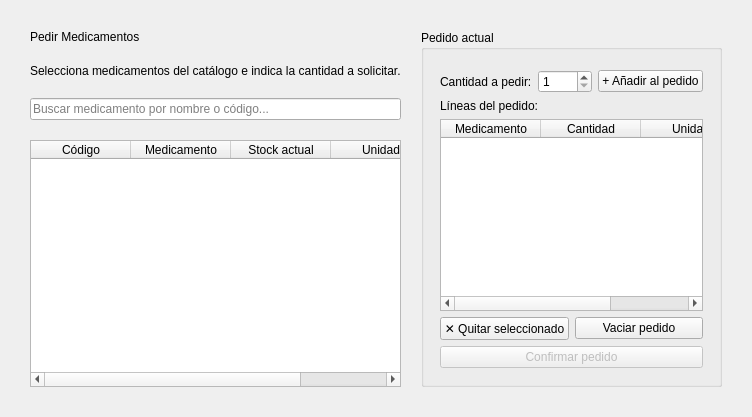
        <widget class="QWidget" name="page_medicamentos">
         <layout class="QHBoxLayout" name="medicamentosOuterLayout">
          <property name="spacing"><number>20</number></property>
          <property name="leftMargin"><number>30</number></property>
          <property name="topMargin"><number>30</number></property>
          <property name="rightMargin"><number>30</number></property>
          <property name="bottomMargin"><number>30</number></property>

          <!-- Columna izquierda: catálogo -->
          <item>
           <layout class="QVBoxLayout" name="medCatalogLayout">
            <item>
             <widget class="QLabel" name="lbl_section_title">
               <property name="class" stdset="0"><string>sectionTitle</string></property>
              <property name="text"><string>Pedir Medicamentos</string></property>
             </widget>
            </item>
            <item>
             <widget class="QLabel" name="lbl_section_sub">
               <property name="class" stdset="0"><string>sectionSub</string></property>
              <property name="text"><string>Selecciona medicamentos del catálogo e indica la cantidad a solicitar.</string></property>
             </widget>
            </item>
            <item>
             <layout class="QHBoxLayout">
              <item>
               <widget class="QLineEdit" name="search_medicamento">
                <property name="placeholderText">
                 <string>Buscar medicamento por nombre o código...</string>
                </property>
                <property name="clearButtonEnabled"><bool>true</bool></property>
               </widget>
              </item>
             </layout>
            </item>
            <item>
             <widget class="QTableWidget" name="tabla_catalogo_medicamentos">
              <property name="editTriggers">
               <set>QAbstractItemView::NoEditTriggers</set>
              </property>
              <property name="selectionBehavior">
               <enum>QAbstractItemView::SelectRows</enum>
              </property>
              <property name="columnCount"><number>4</number></property>
              <attribute name="horizontalHeaderStretchLastSection"><bool>true</bool></attribute>
              <column><property name="text"><string>Código</string></property></column>
              <column><property name="text"><string>Medicamento</string></property></column>
              <column><property name="text"><string>Stock actual</string></property></column>
              <column><property name="text"><string>Unidad</string></property></column>
             </widget>
            </item>
           </layout>
          </item>

          <!-- Columna derecha: pedido -->
          <item>
           <widget class="QGroupBox" name="groupBox_pedido">
            <property name="title"><string>Pedido actual</string></property>
            <layout class="QVBoxLayout" name="pedidoLayout">
             <property name="leftMargin"><number>16</number></property>
             <property name="topMargin"><number>20</number></property>
             <property name="rightMargin"><number>16</number></property>
             <property name="bottomMargin"><number>16</number></property>
             <item>
              <layout class="QHBoxLayout">
               <item>
                <widget class="QLabel" name="lbl_cantidad_label">
                 <property name="text"><string>Cantidad a pedir:</string></property>
                 <property name="class" stdset="0"><string>formLabel</string></property>
                </widget>
               </item>
               <item>
                <widget class="QSpinBox" name="spin_cantidad">
                 <property name="minimum"><number>1</number></property>
                 <property name="maximum"><number>9999</number></property>
                 <property name="value"><number>1</number></property>
                </widget>
               </item>
               <item>
                <widget class="QPushButton" name="btn_anadir_al_pedido">
                 <property name="text"><string>+ Añadir al pedido</string></property>
                </widget>
               </item>
              </layout>
             </item>
             <item>
              <widget class="QLabel" name="lbl_pendientes_titulo">
               <property name="text"><string>Líneas del pedido:</string></property>
              </widget>
             </item>
             <item>
              <widget class="QTableWidget" name="tabla_pedido">
               <property name="editTriggers">
                <set>QAbstractItemView::NoEditTriggers</set>
               </property>
               <property name="selectionBehavior">
                <enum>QAbstractItemView::SelectRows</enum>
               </property>
               <property name="columnCount"><number>3</number></property>
               <attribute name="horizontalHeaderStretchLastSection"><bool>true</bool></attribute>
               <column><property name="text"><string>Medicamento</string></property></column>
               <column><property name="text"><string>Cantidad</string></property></column>
               <column><property name="text"><string>Unidad</string></property></column>
              </widget>
             </item>
             <item>
              <layout class="QHBoxLayout">
               <item>
                <widget class="QPushButton" name="btn_borrar_seleccionado">
                 <property name="text"><string>✕ Quitar seleccionado</string></property>
                </widget>
               </item>
               <item>
                <widget class="QPushButton" name="btn_borrar_todo">
                 <property name="text"><string>Vaciar pedido</string></property>
                </widget>
               </item>
              </layout>
             </item>
             <item>
              <widget class="QPushButton" name="btn_confirmar_pedido">
               <property name="enabled"><bool>false</bool></property>
               <property name="text"><string>Confirmar pedido</string></property>
              </widget>
             </item>
             <item>
              <spacer>
               <property name="orientation"><enum>Qt::Vertical</enum></property>
               <property name="sizeHint" stdset="0">
                <size><width>0</width><height>0</height></size>
               </property>
              </spacer>
             </item>
            </layout>
           </widget>
          </item>
         </layout>
        </widget>
